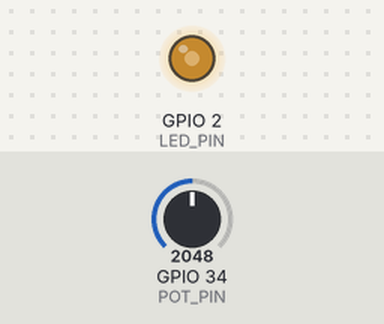
Bench run of a sketch on a simulated ESP32. On the bench: output pins drawn as LEDs (lit = HIGH). The inputs (shaded band) are chosen by the test bench; at power-on: GPIO 34 (POT_PIN) = 2048 (analog values on the 0–4095 scale). What the sketch prints to the serial monitor is not drawn.

Above: at 2.2 s.
2.3 s: GPIO 34 (POT_PIN) set to 2866
At 3.1 s:
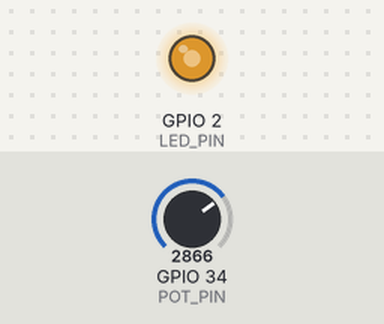
3.8 s: GPIO 34 (POT_PIN) set to 3603
At 4.4 s:
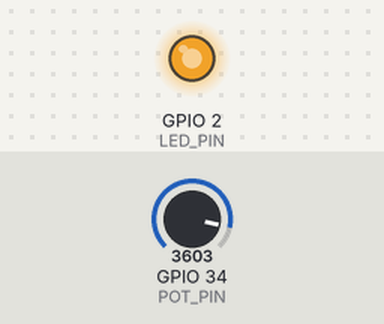
5.3 s: GPIO 34 (POT_PIN) set to 491
At 5.8 s:
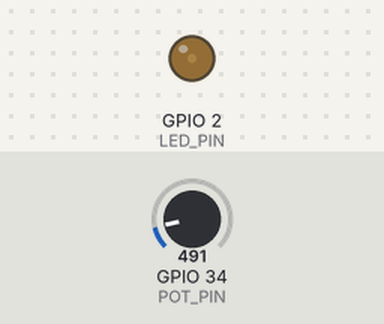
6.8 s: GPIO 34 (POT_PIN) set to 2047
At 7.2 s:
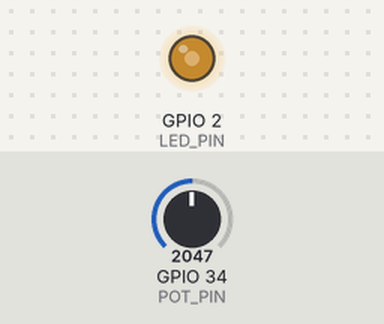
Timing chart, 0 to 9.3 s (numbered marks = the images above; inputs shaded):
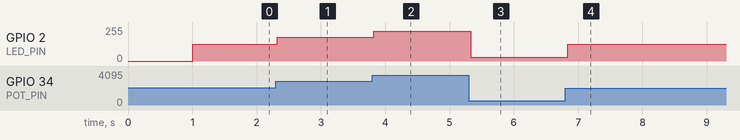

The sketch:

04_ADC_Read_Analog.ino
```cpp
/*
 * ESP32 教程系列 04：ADC 模拟输入 - 读取电位器/光照强度
 *
 * 学习目标：
 * 1. 理解模拟信号和数字信号的区别
 * 2. 理解 ADC（模数转换器）的作用
 * 3. 学会使用 analogRead() 读取 ESP32 的 ADC 值
 * 4. 学会使用 map() 函数把数值从一个范围映射到另一个范围
 * 5. 学会把 ADC 读数映射到 PWM 占空比，实现电位器调光
 *
 * 前置知识：
 * - 已完成教程 01、03，理解 GPIO、PWM、ledcAttach()、ledcWrite() 等
 *
 * 关键概念解释：
 *
 * 【模拟信号 vs 数字信号】
 * 现实世界中的很多物理量（温度、亮度、声音、角度）是连续变化的，
 * 这种连续变化的信号叫"模拟信号"。
 * 例如电位器中间引脚的电压可以从 0V 平滑变化到 3.3V，中间有无数种可能值。
 *
 * 数字信号则只有有限个离散值，在 Arduino 中通常是 HIGH/LOW 或 0/4095。
 * 单片机内部只能处理数字信号，所以需要用 ADC 把模拟信号转换成数字值。
 *
 * 【ADC 是什么？】
 * ADC 是 Analog-to-Digital Converter（模数转换器）的缩写。
 * 它把引脚上的模拟电压转换成单片机能理解的数字值。
 * ESP32 的 ADC 默认分辨率是 12 位，读数范围是 0~4095。
 * - 0V 对应 0
 * - 3.3V 对应 4095
 * - 1.65V 对应约 2047
 *
 * 分辨率越高，能区分的电压差异越精细：
 * - 12 bit：4096 个等级，每个等级约 0.8mV（3.3V / 4096）
 * - 10 bit：1024 个等级
 * - 8 bit：256 个等级
 *
 * 【ESP32 的 ADC 引脚】
 * ESP32 有两组 ADC：
 * - ADC1：GPIO32~GPIO39，推荐用于一般模拟输入
 * - ADC2：GPIO0、GPIO2、GPIO4、GPIO12~GPIO15、GPIO25~GPIO27
 *   ADC2 在 Wi-Fi/BLE 使用时可能受影响，建议初学者优先使用 ADC1 的 GPIO32~GPIO39。
 * GPIO34、GPIO35、GPIO36、GPIO39 只能做输入，不能输出，最适合做 ADC。
 *
 * 【什么是电位器？】
 * 电位器（Potentiometer）是一种可调电阻，通常有三个引脚：
 * - 两边两个引脚：分别接电源和地
 * - 中间引脚：随旋钮位置输出 0V 到电源电压之间的任意电压
 * 本教程用电位器模拟各种模拟传感器，通过旋转旋钮改变输入电压。
 *
 * 【map() 函数】
 * map(value, fromLow, fromHigh, toLow, toHigh)
 * 作用：把数值从一个范围线性映射到另一个范围。
 * 例如 map(adcValue, 0, 4095, 0, 255) 表示：
 * - 当 adcValue 为 0 时，输出 0
 * - 当 adcValue 为 4095 时，输出 255
 * - 中间值按比例映射
 * 这里用来把 ADC 读数（0~4095）转换成 PWM 占空比（0~255）。
 *
 * 【衰减倍数 Attenuation】
 * ESP32 的 ADC 可以设置输入电压范围，叫"衰减"（Attenuation）。
 * 默认通常是 11dB，可测量约 0~3.3V。
 * 如果输入信号超过 3.3V，需要用电阻分压；如果信号很小，可以调整衰减提高灵敏度。
 * 初学者用电位器接 3.3V，用默认衰减即可。
 *
 * 硬件连接：
 * - 电位器中间引脚 →  ESP32 GPIO34
 * - 电位器两边引脚 →  3.3V 和 GND（顺序不影响，只是旋转方向相反）
 *
 * - LED 正极（长脚） →  ESP32 GPIO2
 * - LED 负极（短脚） →  330Ω 电阻  →  ESP32 GND
 *
 * 为什么电位器可以输出 0~3.3V？
 * 电位器内部是一个连续可调的电阻，相当于一个分压器。
 * 当旋钮转到一端，中间引脚接近 3.3V；转到另一端，接近 0V；
 * 中间位置则输出两者之间的电压。
 *
 * 常见问题与排查：
 * 1. 旋转电位器时 ADC 值没有变化：
 *    - 检查电位器中间引脚是否接在 GPIO34
 *    - 检查电位器两边是否分别接了 3.3V 和 GND
 *    - 用万用表测量中间引脚电压是否随旋钮变化
 * 2. ADC 值跳动很大：
 *    - 这是正常现象，模拟读数会有一定噪声
 *    - 可以多次读取取平均值，或用 0.1uF 电容并在中间引脚和 GND 之间滤波
 * 3. LED 亮度变化不明显：
 *    - 检查 PWM 是否正确初始化（ledcAttach()）
 *    - 检查 map() 的目标范围是否正确（0~255）
 * 4. ADC 读数最大不是 4095：
 *    - 检查 analogReadResolution(12) 是否设置成功
 *    - 检查电位器是否接触良好
 * 5. 接光敏电阻时读数不对：
 *    - 光敏电阻需要搭分压电路，和固定电阻串联后中间接 ADC
 *    - 光照越强，光敏电阻阻值越小，分压值变化
 */

// 定义引脚
// POT_PIN 是电位器/模拟传感器接的引脚，这里用 GPIO34
// GPIO34 属于 ADC1，只能输入，非常适合做模拟读取
#define POT_PIN   34

// LED_PIN 是 LED 接的引脚，这里用 GPIO2
#define LED_PIN   2

// PWM 参数
// PWM_FREQ 是 PWM 频率，5000Hz 足够平滑
#define PWM_FREQ        5000

// PWM_RESOLUTION 是 PWM 分辨率，8 bit 对应占空比 0~255
#define PWM_RESOLUTION  8

void setup() {
  // 初始化串口，波特率 115200
  Serial.begin(115200);

  // 等待串口连接稳定
  delay(1000);

  Serial.println("================================");
  Serial.println("ESP32 教程 04：ADC 模拟输入 - 电位器调光");
  Serial.println("================================");

  // 设置 LED 引脚为 PWM 输出
  // ledcAttach(pin, freq, resolution) 让 GPIO2 输出 5kHz、8bit 的 PWM
  // 这样我们才能通过改变占空比来控制 LED 亮度
  ledcAttach(LED_PIN, PWM_FREQ, PWM_RESOLUTION);

  // ADC 引脚默认就是输入模式，不需要 pinMode
  // 但为了确保分辨率正确，可以显式设置
  // analogReadResolution(bits) 设置 ADC 分辨率
  // 12 位分辨率，读数范围 0~4095
  // 如果不设置，ESP32 默认也是 12 位，但显式设置更清晰
  analogReadResolution(12);

  // 也可以设置衰减倍数，控制可测量的电压范围
  // ADC_11db 是默认衰减，可测量约 0~3.3V
  // 如果输入信号很小，可以尝试 ADC_6db 或 ADC_0db
  // 初学者接电位器时不需要修改，保持注释状态即可
  // analogSetAttenuation(ADC_11db);

  Serial.println("旋转电位器，观察 LED 亮度和串口数值变化");
}

void loop() {
  // analogRead(pin) 读取指定 ADC 引脚的模拟值
  // 返回值范围由 analogReadResolution() 决定
  // 这里设置为 12 位，所以返回 0~4095
  // 0 对应 0V，4095 对应 3.3V（在默认衰减下）
  int adcValue = analogRead(POT_PIN);

  // map(value, fromLow, fromHigh, toLow, toHigh)：
  // 把数值从一个范围线性映射到另一个范围
  // 这里把 ADC 读数 0~4095 映射到 PWM 占空比 0~255
  // 这样电位器旋到最小时 LED 熄灭，旋到最大时 LED 最亮
  int pwmValue = map(adcValue, 0, 4095, 0, 255);

  // 输出 PWM 信号到 LED 引脚
  // pwmValue 越大，LED 越亮
  ledcWrite(LED_PIN, pwmValue);

  // 把数值打印到串口监视器
  // 可以看到电位器旋转时 ADC 值和 PWM 值的变化
  // Serial.print() 不会换行，Serial.println() 会换行
  Serial.print("ADC 原始值：");
  Serial.print(adcValue);
  Serial.print("  |  PWM 占空比：");
  Serial.println(pwmValue);

  // 每 100 毫秒读取一次
  // 如果读取和打印太快，串口输出会非常多，难以阅读
  // 100 毫秒是一个既能及时反映变化、又不会刷屏的平衡值
  delay(100);
}

/*
 * 扩展练习：
 * 1. 不接电位器，改接光敏电阻（需要搭一个分压电路），实现随光线自动调光。
 *    分压电路：3.3V → 光敏电阻 → GPIO34 → 10kΩ 固定电阻 → GND
 * 2. 用 map() 把 ADC 值映射到 0~100，打印成百分比亮度。
 * 3. 设置不同的 analogReadResolution()（比如 10 或 8），观察读数范围变化。
 * 4. 连续读取 10 次 ADC 值取平均，减少读数波动。
 * 5. 把 ADC 值同时映射到 PWM 和串口打印的电压值（单位：V），公式：voltage = adcValue * 3.3 / 4095。
 */
```

Measured:
- after the input at 2.3 s, GPIO 2 (LED_PIN): 127/255 → 177/255 at once
- after the input at 3.8 s, GPIO 2 (LED_PIN): 177/255 → 223/255 at once
- after the input at 5.3 s, GPIO 2 (LED_PIN): 223/255 → 30/255 at once
- after the input at 6.8 s, GPIO 2 (LED_PIN): 30/255 → 127/255 at once
